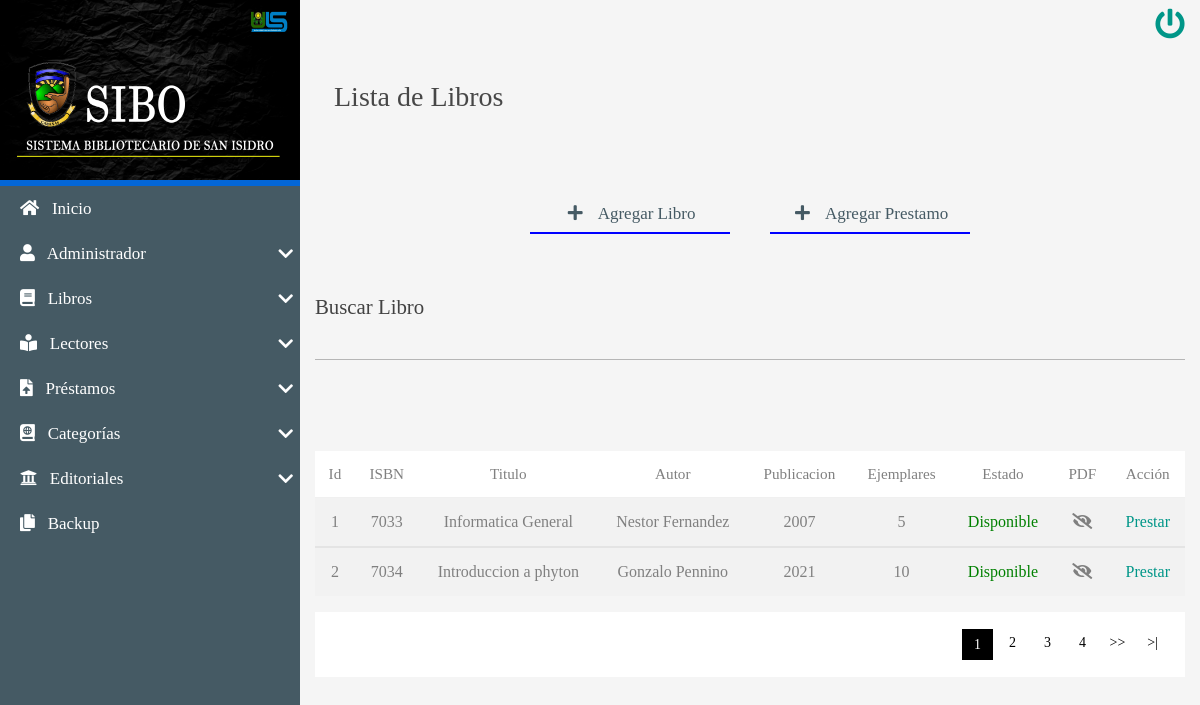
The page /CRUD/SEARCH/BuscarLibro.php?busqueda=1 (signed in) on the database its author committed.
### tables this page shows
CREATE TABLE `libros` (
  `idLibro` int(8) NOT NULL AUTO_INCREMENT,
  `isbn` varchar(20) DEFAULT NULL,
  `titulo` varchar(250) NOT NULL,
  `autor` varchar(250) NOT NULL,
  `anioPublicacion` varchar(4) DEFAULT NULL,
  `numEjemplares` int(8) NOT NULL,
  `ubicacion` varchar(25) NOT NULL,
  `estado_libro` varchar(15) NOT NULL,
  `idCategoriaLibro` int(8) NOT NULL,
  `idEditorialLibro` int(8) NOT NULL,
  `idAdminLibro` int(8) NOT NULL,
  `archivo` text NOT NULL,
  `estatus` int(1) NOT NULL DEFAULT 1,
  PRIMARY KEY (`idLibro`),
  KEY `idCategoriaLibro` (`idCategoriaLibro`),
  KEY `idEditorialLibro` (`idEditorialLibro`),
  KEY `idAdminLibro` (`idAdminLibro`),
  CONSTRAINT `libros_ibfk_2` FOREIGN KEY (`idEditorialLibro`) REFERENCES `editoriales` (`idEditorial`) ON DELETE CASCADE ON UPDATE CASCADE,
  CONSTRAINT `libros_ibfk_3` FOREIGN KEY (`idCategoriaLibro`) REFERENCES `categorias` (`idCategoria`) ON DELETE CASCADE ON UPDATE CASCADE
);

### CRUD/SEARCH/BuscarLibro.php (the view, shortened to what this page needs)
<?php
$busqueda=strtolower($_REQUEST['busqueda']);
?>
<!DOCTYPE html>
<html lang="es">
<head>
   <?php include'../../INCLUDES/link2.php'; ?>
</head>
<body>
    <main class="full-box main-container">
       <section class="full-box nav-lateral">
            <div class="full-box nav-lateral-content">
                               <img src="../../assets/img/LOGO.png" height="180px" width="300px">
                <div class="full-box nav-lateral-bar"></div>
            <div class="full-box nav-lateral-bar"></div>
                <nav class="full-box nav-lateral-menu">
                    <ul>
                        <li>
                        <a href="../../system/index.php"><i class="fas fa-home"></i>
                        &nbsp; Inicio</a>
                        </li>
                    <?php
                    if ($_SESSION['rol'] <2) {
                        ?>
                            <li>
                            <a href="#" class="nav-btn-submenu"><i class="fas fa-user"></i>
                            &nbsp; Administrador <i class="fas fa-chevron-down"></i></a>
                        </li>
                     <?php } ?>
                        <li>
                            <a href="#" class="nav-btn-submenu"><i class="fas fa-book"></i>
                            &nbsp; Libros <i class="fas fa-chevron-down"></i></a>
                        </li>
                         <?php
                    if ($_SESSION['rol'] <=2) {
                        ?>
                    <li>
                            <a href="#" class="nav-btn-submenu"><i class="fas fa-book-reader"></i>
                             &nbsp; Lectores <i class="fas fa-chevron-down"></i></a>
                        </li>
                        <li>
                            <a href="#" class="nav-btn-submenu"><i class="fas fa-file-upload"></i>
                               &nbsp; Préstamos <i class="fas fa-chevron-down"></i></a>
                        </li>
                         <?php } ?>
                        <li>
                            <a href="#" class="nav-btn-submenu"><i class="fas fa-atlas"></i>
                             &nbsp; Categorías <i class="fas fa-chevron-down"></i></a>
                        </li>
                        <li>
                            <a href="#" class="nav-btn-submenu"><i class="fas fa-university"></i>
                             &nbsp; Editoriales <i class="fas fa-chevron-down"></i></a>
                        </li>
                         <?php
                    if ($_SESSION['rol'] <2) {
                        ?>
                     <li>
                        <a href="../../backupDB/descarga.php"><i class="fas fa-copy"></i>
                        &nbsp; Backup</a>
                        </li>
                         <?php } ?>
                    </ul>
                </nav>
            </div>
        </section>
        <section class="full-box page-content">
            <nav class="full-box navbar-info">
                <a href="../../system/salir.php" class="btn-exit">
                    <i class="fas fa-power-off"></i>
                </a>
            </nav>
           <div class="full-box page-header">
                <h3 class="text-left">
                     &nbsp; Lista de Libros
                </h3>
            </div>
            <div class="container-fluid">
                         <?php
                    if ($_SESSION['rol'] <2) {
                        ?>
                <ul class="full-box list-unstyled page-nav-tabs">
                    <li>
                        <a href="../CREATE/CrearLibro.php" style="border-color: blue;"><i class="fas fa-plus fa-fw"></i> &nbsp; Agregar Libro</a>
                    </li>
                    <li>
                        <a href="../CREATE/CrearPrestamo.php" style="border-color: blue;"><i class="fas fa-plus fa-fw"></i> &nbsp; Agregar Prestamo</a>
                    </li>
                </ul>
                 <?php } ?>
            </div>
          <form action="BuscarLibro.php" method="POST">
                <div class="col-12 col-md-12">
                <div class="form-group">
                    <label for="numEjemplares" class="bmd-label text-dark">Buscar Libro</label><br>
                    <input  type="text"  class="form-control" name="busqueda">
                </div>
            </div>
          </form>
            <div class="container-fluid">
               <br><br><br>
                       <table class="table table-striped">
                        <thead>
                            <tr class="text-center roboto-medium">
                                <th>Id</th>
                                <th>ISBN</th>
                                <th>Titulo</th>
                                <th>Autor</th>
                                <th>Publicacion</th>
                                <th>Ejemplares</th>
                                <th>Estado</th>
                                <th>PDF</th>
                         <?php
                    if ($_SESSION['rol'] <2) {
                        ?>
                                <th>Acción</th>
                                 <?php } ?>
                            </tr>
                        </thead>
                        <?php
                  include'../../BD/conexionBD.php';
        $sql_register = mysqli_query($mysqli, "SELECT COUNT(*) as total_registros FROM libros WHERE (  idLibro    LIKE   '%$busqueda%'  OR
        isbn     LIKE   '%$busqueda%'  OR
        titulo       LIKE   '%$busqueda%' OR
        autor       LIKE   '%$busqueda%' OR
        anioPublicacion      LIKE   '%$busqueda%' OR
        numEjemplares      LIKE   '%$busqueda%' OR
        estado_libro      LIKE   '%$busqueda%'
    )");
$result_register=mysqli_fetch_array($sql_register);
$total_registros=$result_register['total_registros'];
$por_pagina=2;
if (empty($_GET['pagina']))
{
                $pagina=1;
}else{
                $pagina=$_GET['pagina'];
}
$desde=($pagina-1)*$por_pagina;
$total_paginas= ceil($total_registros / $por_pagina);
$query=mysqli_query($mysqli,"SELECT * FROM libros
                                            WHERE  (    idLibro    LIKE   '%$busqueda%'  OR
        isbn     LIKE   '%$busqueda%'  OR
        titulo       LIKE   '%$busqueda%' OR
        autor       LIKE   '%$busqueda%' OR
        anioPublicacion      LIKE   '%$busqueda%' OR
        numEjemplares      LIKE   '%$busqueda%' OR
        estado_libro      LIKE   '%$busqueda%'
                                                        )
                                            ORDER BY idLibro ASC LIMIT $desde , $por_pagina");
            $resultado=mysqli_num_rows($query);
            if($resultado>0){
                while ($data= mysqli_fetch_array($query)) {
                              ?>
                        <tbody>
                        <tr class="text-center">
                            <td><?php echo $data['idLibro']; ?></td>
                            <td><?php echo $data['isbn']; ?></td>
                            <td><?php echo $data['titulo']; ?></td>
                            <td><?php echo $data['autor']; ?></td>
                            <td><?php echo $data['anioPublicacion']; ?></td>
                            <td><?php echo $data['numEjemplares']; ?></td>
                            <?php
                                if($data['numEjemplares']==0){
                                echo "<td style='color:red;'>No disponible</td>";
                                }else{
                                echo "<td style='color:green;'> Disponible</td>";
                                }
                            ?>
                            <td><?php if($data['archivo']!='../../file/pdf/'){ ?>
                                <a href="<?php echo $data['archivo'] ?>"><i class="fas fa-eye"></i></a>
                            <?php }else{ ?>
                                <i class="fas fa-eye-slash"></i>
                                <?php } ?>
                            </td>
                             <?php
                    if ($_SESSION['rol'] <2) {
                        ?>
                            <td><a href="../CREATE/CrearPrestamoL.php?id=<?php echo $data['idLibro']; ?>">Prestar</a></td>
                             <?php } ?>
                        </tr>
             </tbody>
              <?php
                 }
            }
            ?>
             </table>
              </div>
              <div class="container-fluid paginador">
          <ul>
            <?php
            for ($i=1; $i <= $total_paginas; $i++) {
                if ($i==$pagina) {
                     echo '<li class="pageSelected">'.$i.'</li>';
                }else{
                    echo '<li><a href="?pagina='.$i.'&busqueda='.$busqueda.'">'.$i.'</a></li>';
                }
            }
            if ($pagina!=$total_paginas AND $total_registros != 0) {
             ?>
            <li><a href="?pagina= <?php echo $pagina+1; ?>&busqueda=<?php echo $busqueda; ?>">>></a></li>
            <li><a href="?pagina= <?php echo $total_paginas; ?>&busqueda=<?php echo $busqueda; ?>">>|</a></li>
            <?php
        }
             ?>
        </ul>
        </div>
               </section>
    </main>
</body>
</html>

### css/all.css (style rules this page uses)
.fa, .fas, .far, .fal, .fab { -moz-osx-font-smoothing: grayscale; -webkit-font-smoothing: antialiased; display: inline-block; font-style: normal; font-variant: normal; text-rendering: auto; line-height: 1; }
.fa-fw { text-align: center; width: 1.25em; }
.fa-atlas:before { content: "\f558"; }
.fa-book:before { content: "\f02d"; }
.fa-book-reader:before { content: "\f5da"; }
.fa-chevron-down:before { content: "\f078"; }
.fa-copy:before { content: "\f0c5"; }
.fa-eye-slash:before { content: "\f070"; }
.fa-file-upload:before { content: "\f574"; }
.fa-home:before { content: "\f015"; }
.fa-plus:before { content: "\f067"; }
.fa-power-off:before { content: "\f011"; }
.fa-university:before { content: "\f19c"; }
.fa-user:before { content: "\f007"; }
.fa, .fas { font-family: 'Font Awesome 5 Free'; font-weight: 900; }

### css/style.css (style rules this page uses)
:root { --color-one: #F5F5F5; --color-two: #24292E; --color-three: #687279; --color-three: #0366D6; --form-color: #14111A; --accent-color: #3f4340; --accent-color: #455A64; --border-color: #a2e8c5; }
body,html { font-family: 'roboto_condensed_light'; width: 100vw; height: 100vh; background-color: var(--color-one); color: rgba(0, 0, 0, 0.71); font-size: 16px; }
.full-box { margin: 0; padding: 0; box-sizing: border-box; width: 100%; }
.page-header { padding: 30px 20px 60px 20px; }
.page-header > :nth-child(1) { padding-bottom: 7px; }
.page-nav-tabs { display: flex; justify-content: center; flex-wrap: wrap; margin-bottom: 30px; }
.page-nav-tabs li, .page-nav-tabs li a { height: 40px; line-height: 40px; }
.page-nav-tabs li { margin: 5px 20px; }
.page-nav-tabs li a { color: var(--accent-color); font-size: 17px; min-width: 200px; width: auto; display: block; text-align: center; user-select: none; transition: all .2s ease-in-out; border-bottom: 2px solid transparent; }
.table thead th { color: gray; }
.table tbody tr { color: gray; transition: all .2s ease-in-out; }
.table-dark, .table { background-color: #fff; }
.roboto-medium { font-family: 'roboto_medium_regular'; }
.main-container { height: 100%; position: absolute; top: 0; left: 0; overflow: hidden; }
.page-content, .nav-lateral { height: 100%; overflow: hidden; }
.page-content { position: relative; padding-left: 300px; transition: all .2s ease-in-out; padding-bottom: 20px; }
.nav-lateral { width: 300px; position: absolute; top: 0; left: 0; z-index: 1; transition: all .2s ease-in-out; background-position: center center; background-size: cover; }
.nav-lateral-content { max-width: 300px; height: 100%; background-color: #455A64; }
.nav-lateral-bar { height: 3px; background-color: var(--color-three); }
.nav-lateral-menu { height: auto; }
.nav-lateral-menu ul { margin: 0; padding: 0; list-style: none; }
.nav-lateral-menu ul li { width: 100%; height: auto; }
.nav-lateral-menu ul li a { display: block; width: 100%; height: 45px; line-height: 45px; text-decoration: none; color: #FFF; font-size: 17px; box-sizing: border-box; padding-left: 20px; transition: all .2s ease-in-out; }
.nav-lateral-menu .fa-chevron-down, .nav-lateral-menu .fa-chevron-up { float: right; height: 45px; line-height: 45px; margin-right: 7px; transition: all .2s ease-in-out; }
.navbar-info { height: 50px; text-align: right; padding-right: 10px; color: aliceblue; }
.navbar-info a { height: 50px; min-width: 40px; text-align: center; line-height: 50px; display: inline-block; transition: all .2s ease-out; user-select: none; font-size: 30px; }
.paginador ul { padding: 15px; list-style: none; background: #ffffff; margin-top: 15px; display: -webkit-flex; display: -moz-flex; display: -ms-flex; display: -o-flex; display: flex; justify-content: flex-end; }
.paginador a, .pageSelected { color:#000000; border:2px solid #black; padding: 5px; display: inline-block; font-size: 14px; text-align: center; width: 35px; }
.pageSelected { color: #ffffff; background: #000000; border:2px solid #ffffff; }

### rows shown on the page
libros: idLibro "1", isbn "7033", titulo "Informatica General", autor "Nestor Fernandez", anioPublicacion "2007", numEjemplares "5", shows "Disponible", archivo "../../file/pdf/" (drawn)
libros: idLibro "2", isbn "7034", titulo "Introduccion a phyton", autor "Gonzalo Pennino", anioPublicacion "2021", numEjemplares "10", shows "Disponible", archivo "../../file/pdf/" (drawn)
